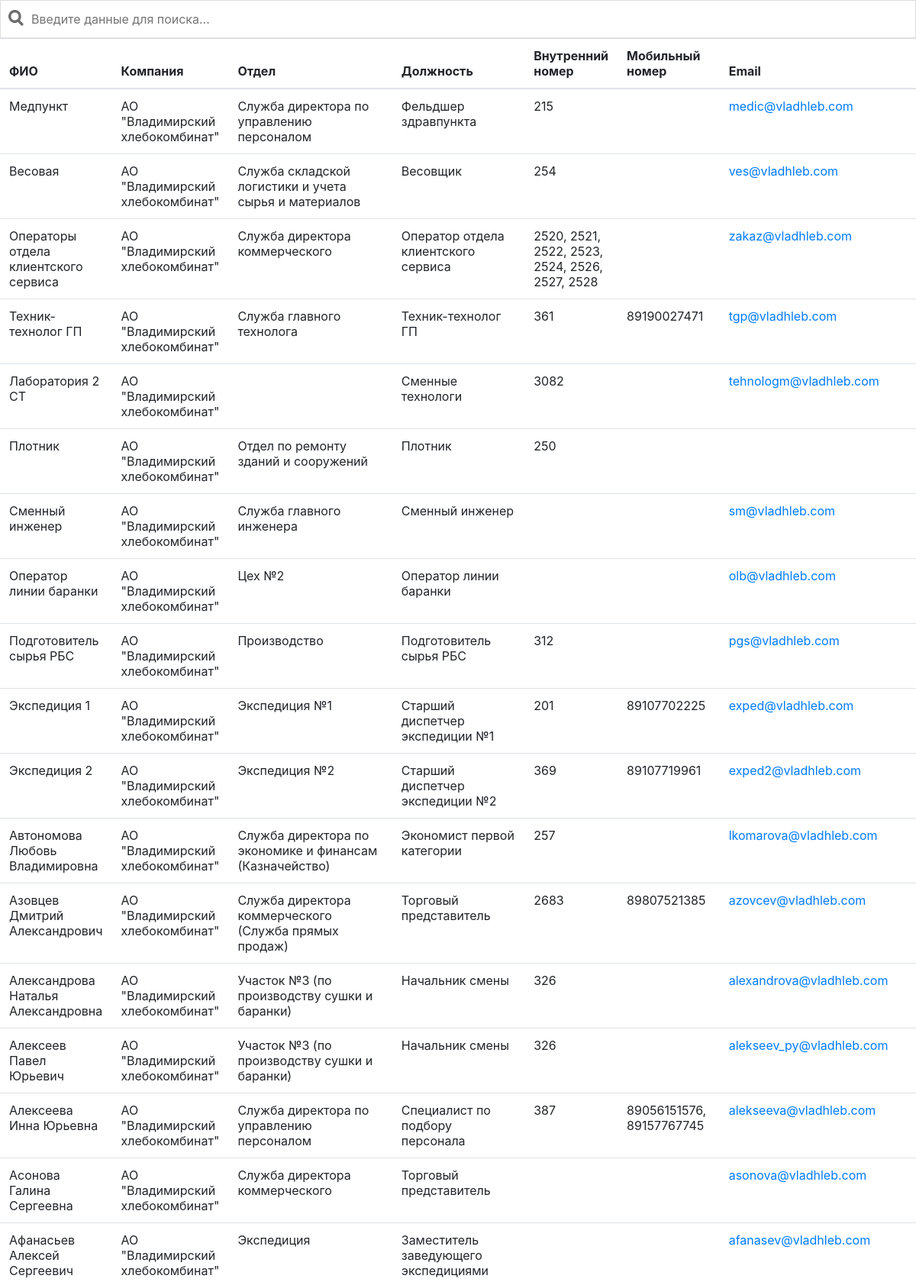
Page /phonebook/ (upper part) on the committed database.
### phonebook/models.py (models this page shows)
class Person(models.Model):
    givenname = models.CharField(max_length=255, blank=True)
    surname = models.CharField(max_length=255, blank=True)
    othername = models.CharField(max_length=255, blank=True)
    company = models.CharField(max_length=255, blank=True)
    mobile = models.CharField(max_length=255, blank=True)
    telephoneNumber = models.CharField(max_length=255, blank=True)
    department = models.CharField(max_length=255, blank=True)
    title = models.CharField(max_length=255, blank=True)
    mail = models.EmailField(max_length=255, blank=True)

### phonebook/views.py (the view)
# urls.py: path('', views.index, name='index')
def index(request):
    person = Person.objects.all().order_by('surname')
    args = {'persons':person}
    return render(request, 'persons/persons.html', args)

### phonebook/templates/persons/persons.html (shortened to what this page needs)
<html>
<head>
    {% load static %}
    <link rel="stylesheet" href="https://stackpath.bootstrapcdn.com/bootstrap/4.4.1/css/bootstrap.min.css"
>
    <link rel="stylesheet" href="{% static 'phonebook/style.css' %}" type="text/css">
</head>
<body>
    <input type="text" id="myInput" onkeyup="searchTable()" placeholder="Введите данные для поиска...">
    <table class="table table-hover" id="myTable">
        <thead>
            <tr id="tableHeader">
                <th>ФИО</th>
                <th>Компания</th>
                <th>Отдел</th>
                <th>Должность</th>
                <th>Внутренний номер</th>
                <th>Мобильный номер</th>
                <th>Email</th>
            </tr>
        </thead>
        {% for person in persons %}
        <tr>
            <td>
                {{ person.surname }}
                {{ person.givenname }}
                {{ person.othername }}
            </td>
            <td>
                {{ person.company }}
            </td>
            <td>
                {{ person.department }}
            </td>
            <td>
                {{ person.title }}
            </td>
            <td>
                {{ person.telephoneNumber }}
            </td>
            <td>
                {{ person.mobile }}
            </td>
            <td>
                <a href="mailto:{{ person.mail }}">{{ person.mail }}</a>
            </td>
        </tr>
        {% endfor %}
    </table>
</body>
</html>

### phonebook/static/phonebook/style.css (style rules this page uses)
#myInput { background-image: url('search_icon.png'); background-position: 10px 12px; background-repeat: no-repeat; background-size: 20px auto; width: 100%; font-size: 16px; padding: 12px 20px 12px 40px; border: 1px solid #ddd; margin-bottom: 0px; }

### rows in the picture
Person: givenname "Медпункт", company "АО \"Владимирский хлебокомбинат\"", department "Служба директора по управлению персоналом", title "Фельдшер здравпункта", telephoneNumber "215", mail "medic@vladhleb.com"
Person: givenname "Весовая", company "АО \"Владимирский хлебокомбинат\"", department "Служба складской логистики и учета сырья и материалов", title "Весовщик", telephoneNumber "254", mail "ves@vladhleb.com"
Person: givenname "Операторы отдела клиентского сервиса", company "АО \"Владимирский хлебокомбинат\"", department "Служба директора коммерческого", title "Оператор отдела клиентского сервиса", telephoneNumber "2520, 2521, 2522, 2523, 2524, 2526, 2527, 2528", mail "zakaz@vladhleb.com"
Person: givenname "Техник-технолог ГП", company "АО \"Владимирский хлебокомбинат\"", department "Служба главного технолога", title "Техник-технолог ГП", telephoneNumber "361", mobile "89190027471", mail "tgp@vladhleb.com"
Person: givenname "Лаборатория 2 СТ", company "АО \"Владимирский хлебокомбинат\"", title "Сменные технологи", telephoneNumber "3082", mail "tehnologm@vladhleb.com"
Person: givenname "Плотник", company "АО \"Владимирский хлебокомбинат\"", department "Отдел по ремонту зданий и сооружений", title "Плотник", telephoneNumber "250"
Person: givenname "Сменный инженер", company "АО \"Владимирский хлебокомбинат\"", department "Служба главного инженера", title "Сменный инженер", mail "sm@vladhleb.com"
Person: givenname "Оператор линии баранки", company "АО \"Владимирский хлебокомбинат\"", department "Цех №2", title "Оператор линии баранки", mail "olb@vladhleb.com"
Person: givenname "Подготовитель сырья РБС", company "АО \"Владимирский хлебокомбинат\"", department "Производство", title "Подготовитель сырья РБС", telephoneNumber "312", mail "pgs@vladhleb.com"
Person: givenname "Экспедиция 1", company "АО \"Владимирский хлебокомбинат\"", department "Экспедиция №1", title "Старший диспетчер экспедиции №1", telephoneNumber "201", mobile "89107702225", mail "exped@vladhleb.com"
Person: givenname "Экспедиция 2", company "АО \"Владимирский хлебокомбинат\"", department "Экспедиция №2", title "Старший диспетчер экспедиции №2", telephoneNumber "369", mobile "89107719961", mail "exped2@vladhleb.com"
Person: surname "Автономова", givenname "Любовь", othername "Владимировна", company "АО \"Владимирский хлебокомбинат\"", department "Служба директора по экономике и финансам (Казначейство)", title "Экономист первой категории", telephoneNumber "257", mail "lkomarova@vladhleb.com"
Person: surname "Азовцев", givenname "Дмитрий", othername "Александрович", company "АО \"Владимирский хлебокомбинат\"", department "Служба директора коммерческого (Служба прямых продаж)", title "Торговый представитель", telephoneNumber "2683", mobile "89807521385", mail "azovcev@vladhleb.com"
Person: surname "Александрова", givenname "Наталья", othername "Александровна", company "АО \"Владимирский хлебокомбинат\"", department "Участок №3 (по производству сушки и баранки)", title "Начальник смены", telephoneNumber "326", mail "alexandrova@vladhleb.com"
Person: surname "Алексеев", givenname "Павел", othername "Юрьевич", company "АО \"Владимирский хлебокомбинат\"", department "Участок №3 (по производству сушки и баранки)", title "Начальник смены", telephoneNumber "326", mail "alekseev_py@vladhleb.com"
Person: surname "Алексеева", givenname "Инна", othername "Юрьевна", company "АО \"Владимирский хлебокомбинат\"", department "Служба директора по управлению персоналом", title "Специалист по подбору персонала", telephoneNumber "387", mobile "89056151576, 89157767745", mail "alekseeva@vladhleb.com"
Person: surname "Асонова", givenname "Галина", othername "Сергеевна", company "АО \"Владимирский хлебокомбинат\"", department "Служба директора коммерческого", title "Торговый представитель", mail "asonova@vladhleb.com"
Person: surname "Афанасьев", givenname "Алексей", othername "Сергеевич", company "АО \"Владимирский хлебокомбинат\"", department "Экспедиция", title "Заместитель заведующего экспедициями", mail "afanasev@vladhleb.com"
